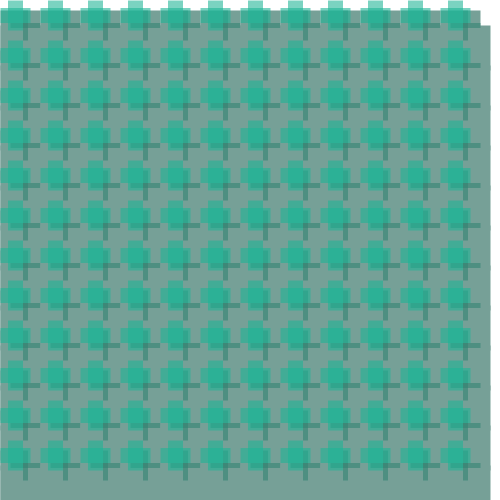
Frame 1 (no input)
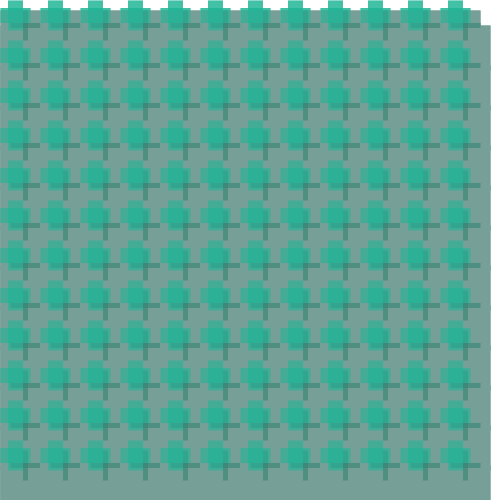
Frame 2 (the mouse pressed at the canvas centre, redrawn once)

The Processing sketch that drew these frames (run headless with seeded random() and noise(); the mouse was pressed at the canvas centre and the sketch redrawn once):

// Processing sketch: processing_85304
// ── processing_85304.pde

void setup(){
  size(500,500);
  background(255);
}

void draw()
{

  for (int posX=25; posX < width; posX=posX+40)
  {
    for (int posY=25; posY < height; posY=posY+40)
{
  
  //troisième quadrillage de +
  //épaisseur de la ligne = 70 pixels
  strokeCap(SQUARE);
strokeWeight(50);
//j'ajoute de la transparence
stroke(#76A097,300);
//ligne verticale
line(posX,posY,posX,posY+45);
//ligne horizontale avec de la transparence
stroke(#76A097,300);
line(posX-25,posY+10,posX+15,posY+10);
  //épaisseur de la ligne = 10 pixels
  strokeCap(SQUARE);
strokeWeight(5);
//j'ajoute de la transparence
stroke(#318372,150);
//ligne verticale
line(posX,posY-15,posX,posY+15);
//ligne horizontale avec de la transparence
stroke(#318372,150);
line(posX-15,posY,posX+15,posY);

//deuxième quadrillage de +
  //épaisseur de la ligne = 10 pixels
  strokeCap(SQUARE);
strokeWeight(15);
//j'ajoute de la transparence
stroke(#1DB495,150);
//ligne verticale
line(posX-10,posY-25,posX-10,posY+5);
//ligne horizontale avec de la transparence
stroke(#1DB495,150);
line(posX-25,posY-10,posX+5,posY-10);


}
}
noLoop();
}
